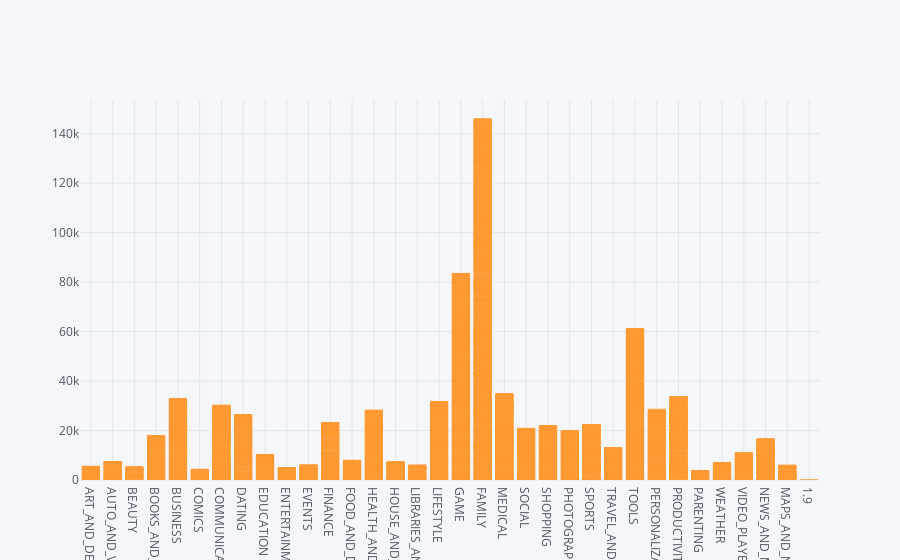

Notebook cell for this chart:
### Code cell
df.iplot(kind='bar',x='Category',y='Installs')

### Figure 1 — Plotly figure (JSON) as saved in the notebook; plotly's stock layout.template omitted (floating-point values rounded to 4 significant figures; data arrays with more than 128 entries replaced by an {"elided": "..."} marker saying what was removed)
{"data": [{"marker": {"color": "rgba(255, 153, 51, 0.6)", "line": {"color": "rgba(255, 153, 51, 1.0)", "width": 1}}, "name": "Installs", "orientation": "v", "text": "", "type": "bar", "uid": "ec39cc03-db67-424f-8833-13f5851c17fe", "x": {"elided": "10841 str values"}, "y": {"elided": "10841 int values"}}], "layout": {"legend": {"bgcolor": "#F5F6F9", "font": {"color": "#4D5663"}}, "paper_bgcolor": "#F5F6F9", "plot_bgcolor": "#F5F6F9", "title": {"font": {"color": "#4D5663"}}, "xaxis": {"gridcolor": "#E1E5ED", "showgrid": true, "tickfont": {"color": "#4D5663"}, "title": {"font": {"color": "#4D5663"}, "text": ""}, "zerolinecolor": "#E1E5ED"}, "yaxis": {"gridcolor": "#E1E5ED", "showgrid": true, "tickfont": {"color": "#4D5663"}, "title": {"font": {"color": "#4D5663"}, "text": ""}, "zerolinecolor": "#E1E5ED"}}}
